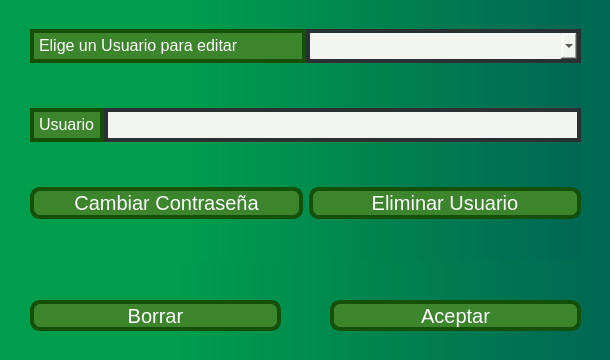
<?xml version="1.0" encoding="UTF-8"?>
<ui version="4.0">
 <class>MainWindow</class>
 <widget class="QMainWindow" name="MainWindow">
  <property name="enabled">
   <bool>true</bool>
  </property>
  <property name="geometry">
   <rect>
    <x>0</x>
    <y>0</y>
    <width>610</width>
    <height>360</height>
   </rect>
  </property>
  <property name="minimumSize">
   <size>
    <width>610</width>
    <height>360</height>
   </size>
  </property>
  <property name="maximumSize">
   <size>
    <width>610</width>
    <height>360</height>
   </size>
  </property>
  <property name="baseSize">
   <size>
    <width>730</width>
    <height>550</height>
   </size>
  </property>
  <property name="windowTitle">
   <string>MainWindow</string>
  </property>
  <property name="styleSheet">
   <string notr="true">background-color: qlineargradient(spread:pad, x1:0, y1:0, x2:1, y2:0, stop:0 rgba(0, 0, 0, 255), stop:1 rgba(255, 255, 255, 255));
background-color: qlineargradient(spread:pad, x1:0, y1:0, x2:1, y2:0, stop:0 rgba(0, 103, 83, 255), stop:0.930348 rgba(0, 157, 76, 255));
background-color: qlineargradient(spread:pad, x1:0, y1:0, x2:1, y2:0, stop:0.288557 rgba(0, 157, 76, 255), stop:1 rgba(0, 103, 83, 255));</string>
  </property>
  <widget class="QWidget" name="centralwidget">
   <widget class="QPushButton" name="cancel_btn">
    <property name="geometry">
     <rect>
      <x>30</x>
      <y>300</y>
      <width>251</width>
      <height>31</height>
     </rect>
    </property>
    <property name="cursor">
     <cursorShape>OpenHandCursor</cursorShape>
    </property>
    <property name="styleSheet">
     <string notr="true">border: 4px solid #145008  ; border-radius: 10px; font-size: 20px; background-color:     #3c852d  ; color: white;
</string>
    </property>
    <property name="text">
     <string>Borrar</string>
    </property>
   </widget>
   <widget class="QPushButton" name="accept_btn">
    <property name="geometry">
     <rect>
      <x>330</x>
      <y>300</y>
      <width>251</width>
      <height>31</height>
     </rect>
    </property>
    <property name="cursor">
     <cursorShape>OpenHandCursor</cursorShape>
    </property>
    <property name="styleSheet">
     <string notr="true">border: 4px solid #145008  ; border-radius: 10px; font-size: 20px; background-color:     #3c852d  ; color: white;</string>
    </property>
    <property name="text">
     <string>Aceptar</string>
    </property>
   </widget>
   <widget class="QWidget" name="layoutWidget">
    <property name="geometry">
     <rect>
      <x>30</x>
      <y>-10</y>
      <width>551</width>
      <height>271</height>
     </rect>
    </property>
    <layout class="QVBoxLayout" name="verticalLayout">
     <item>
      <layout class="QHBoxLayout" name="horizontalLayout">
       <property name="spacing">
        <number>0</number>
       </property>
       <item>
        <widget class="QLabel" name="label">
         <property name="styleSheet">
          <string notr="true">border: 4px solid #145008  ; border-radius: 1px; font-size: 20px; background-color:    #3c852d  ;</string>
         </property>
         <property name="text">
          <string>&lt;html&gt;&lt;head/&gt;&lt;body&gt;&lt;p&gt;&lt;span style=&quot; font-size:12pt; color:#ffffff;&quot;&gt;Elige un Usuario para editar&lt;/span&gt;&lt;/p&gt;&lt;/body&gt;&lt;/html&gt;</string>
         </property>
        </widget>
       </item>
       <item>
        <widget class="QComboBox" name="workers_cb">
         <property name="styleSheet">
          <string notr="true">border: 4px solid #293133  ; border-radius: 1px; font-size: 20px; background-color:    #f2f5f0 ;</string>
         </property>
        </widget>
       </item>
      </layout>
     </item>
     <item>
      <layout class="QHBoxLayout" name="horizontalLayout_2">
       <property name="spacing">
        <number>0</number>
       </property>
       <item>
        <widget class="QLabel" name="label_2">
         <property name="styleSheet">
          <string notr="true">border: 4px solid #145008  ; border-radius: 1px; font-size: 20px; background-color:    #3c852d  ;</string>
         </property>
         <property name="text">
          <string>&lt;html&gt;&lt;head/&gt;&lt;body&gt;&lt;p&gt;&lt;span style=&quot; font-size:12pt; color:#ffffff;&quot;&gt;Usuario&lt;/span&gt;&lt;/p&gt;&lt;/body&gt;&lt;/html&gt;</string>
         </property>
        </widget>
       </item>
       <item>
        <widget class="QLineEdit" name="username_le">
         <property name="styleSheet">
          <string notr="true">border: 4px solid #293133  ; border-radius: 1px; font-size: 20px; background-color:    #f2f5f0 ;</string>
         </property>
        </widget>
       </item>
      </layout>
     </item>
     <item>
      <layout class="QHBoxLayout" name="horizontalLayout_3">
       <item>
        <widget class="QPushButton" name="change_password_btn">
         <property name="cursor">
          <cursorShape>PointingHandCursor</cursorShape>
         </property>
         <property name="styleSheet">
          <string notr="true">border: 4px solid #145008  ; border-radius: 10px; font-size: 20px; background-color:     #3c852d  ; color: white;</string>
         </property>
         <property name="text">
          <string>Cambiar Contraseña</string>
         </property>
        </widget>
       </item>
       <item>
        <widget class="QPushButton" name="delete_user_btn">
         <property name="cursor">
          <cursorShape>PointingHandCursor</cursorShape>
         </property>
         <property name="styleSheet">
          <string notr="true">border: 4px solid #145008  ; border-radius: 10px; font-size: 20px; background-color:     #3c852d  ; color: white;</string>
         </property>
         <property name="text">
          <string>Eliminar Usuario</string>
         </property>
        </widget>
       </item>
      </layout>
     </item>
    </layout>
   </widget>
  </widget>
 </widget>
 <resources/>
 <connections/>
</ui>
